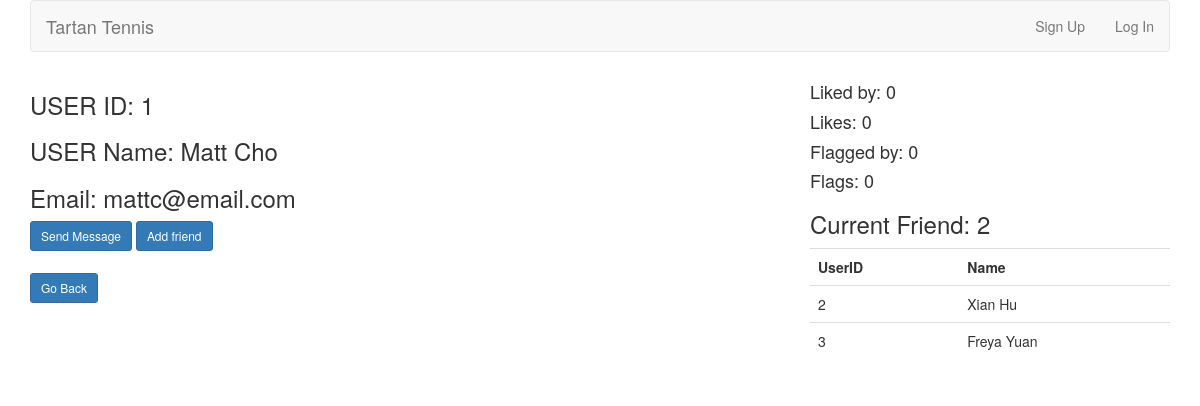
The page /dashboard.php?profile_id=1 on the database its author committed.
### tables this page shows
CREATE TABLE `users` (
  `user_id` int(10) UNSIGNED NOT NULL PRIMARY KEY AUTO_INCREMENT,
  `first_name` varchar(20) NOT NULL,
  `last_name` varchar(20) NOT NULL,
  `username` varchar(20) NOT NULL,
  `email` varchar(50) NOT NULL,
  `pass` char(40) NOT NULL,
  `created_at` timestamp NOT NULL DEFAULT CURRENT_TIMESTAMP,
  `updated_at` timestamp NOT NULL DEFAULT CURRENT_TIMESTAMP ON UPDATE CURRENT_TIMESTAMP
);

CREATE TABLE `friends` (
  `friend_id` int(11) NOT NULL PRIMARY KEY AUTO_INCREMENT,
  `friender_id` int(11) NOT NULL,
  `friendee_id` int(11) NOT NULL
);

### dashboard.php (the view, shortened to what this page needs)
<?php
include ('includes/header.php');
$profile_id = $_GET['profile_id'];
$user = $_GET['user'];
?>
<div class="row">
  <div class="col-md-8">
<?php
$q = "SELECT first_name, last_name, email FROM users WHERE user_id = {$profile_id}";
$r = @mysqli_query($dbc, $q);
while($row = mysqli_fetch_array($r)) {
    echo '<h3>USER ID: ' . $profile_id . '</h3>';
    echo '<h3>USER Name: ' . $row['first_name'] . ' ' . $row['last_name'] . '</h3>';
    echo '<h3>Email: ' . $row['email'] . '</h3>';
    if($user != $profile_id) {
        echo '<a class="btn btn-primary btn-sm" href="send_message.php?receiver_id='
                            . $profile_id . '">Send Message</a>' . '              ' .
        '<a class="btn btn-primary btn-sm" href="friend_request.php?receiver_id='
                            . $profile_id . '">Add friend</a>';
        echo '<h3><a class="btn btn-primary btn-sm"
        href="index.php">Go Back</a> </h3> ';
    }
}
?>
  </div>
  <div class="col-md-4">
<?php
$likeeq = "SELECT * FROM likes WHERE likee_id = {$profile_id}";
$likerq = "SELECT * FROM likes WHERE liker_id = {$profile_id}";
$badlikerq = "SELECT * FROM likes WHERE liker_id = {$profile_id} AND bad_like = 1";
$badlikeeq = "SELECT * FROM likes WHERE likee_id = {$profile_id} AND bad_like = 1";
$likeer = mysqli_query($dbc, $likeeq);
$likerr = mysqli_query($dbc, $likerq);
$badlikeer = mysqli_query($dbc, $badlikeeq);
$badlikerr = mysqli_query($dbc, $badlikerq);
$num_likeer = mysqli_num_rows($likeer);
$num_likerr = mysqli_num_rows($likerr);
$num_badlikeer = mysqli_num_rows($badlikeer);
$num_badlikerr = mysqli_num_rows($badlikerr);
echo '<h4>Liked by: ' . $num_likeer . '</h4>';
echo '<h4>Likes: ' . $num_likerr . '</h4>';
echo '<h4>Flagged by: ' . $num_badlikeer . '</h4>';
echo '<h4>Flags: ' . $num_badlikerr . '</h4>';
if($user == $profile_id) {
    include ('personal.php');
} else {
    $all = "SELECT * FROM friends WHERE friender_id = {$profile_id} OR friendee_id = {$profile_id}";
    $ra = mysqli_query($dbc, $all);
    $num_friends = mysqli_num_rows($ra);
    echo '<h3>Current Friend: ' . $num_friends . '</h3>';
    if ($num_friends > 0) {
        echo '<table class="table">
        <tr>
        <th>UserID</th>
        <th>Name</th>
        </tr>';
        while($row = mysqli_fetch_array($ra)) {
            if($row['friender_id'] == $profile_id){
                $q1 = "SELECT * FROM users WHERE user_id = {$row['friendee_id']}";
                $r1 = mysqli_query($dbc, $q1);
                while($row_1 = mysqli_fetch_array($r1)) {
                    echo
                    '<tr>
                    <td>' . $row['friendee_id'] . '</td>
                    <td>' . $row_1['first_name'] . ' ' . $row_1['last_name'] . '</td>
                    </tr>';
                }
            }
        }
        echo '</table>';
    }
}
?>
  </div>
</div>

### rows shown on the page
users: first_name "Matt", last_name "Cho", email "mattc@email.com"
friends: friendee "2"
users: first_name "Xian", last_name "Hu"
friends: friendee "3"
users: first_name "Freya", last_name "Yuan"

### other values the page prints
$num_likeer "0"
$num_likerr "0"
$num_badlikeer "0"
$num_badlikerr "0"
$num_friends "2"
